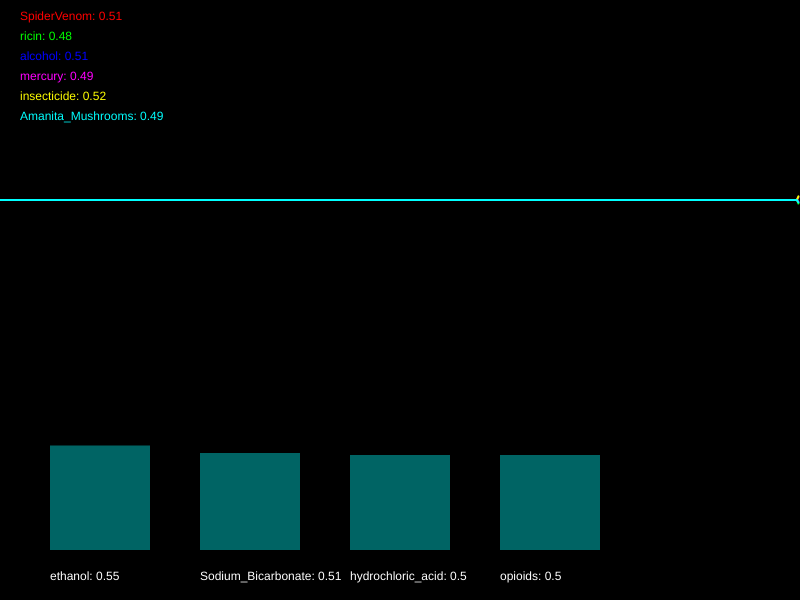
Frame 1 (no input)
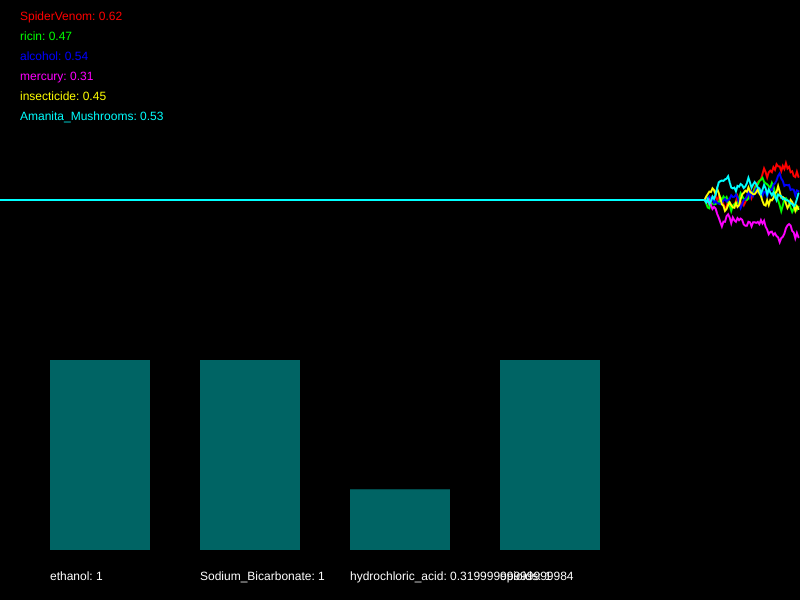
Frame 60 (no input)
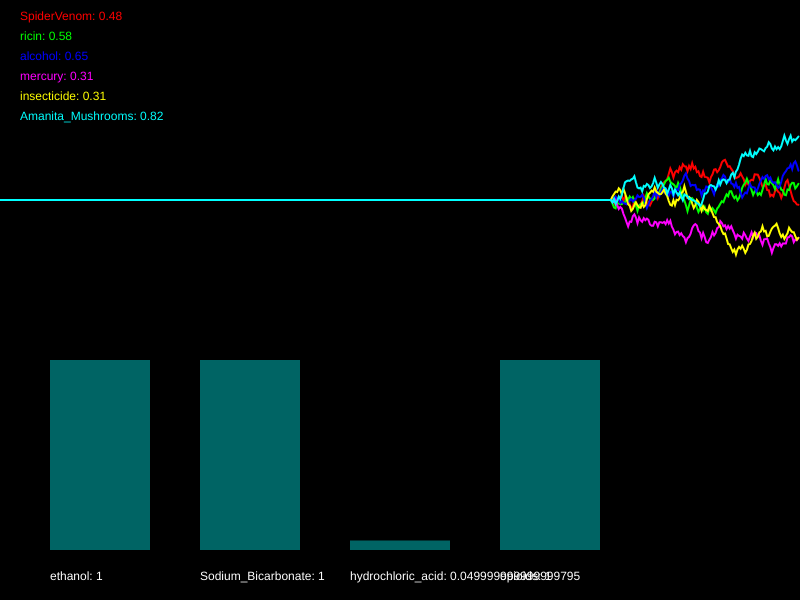
Frame 120 (the mouse pressed at the canvas centre since frame 60)

The p5.js sketch that drew these frames (run headless with seeded random() and noise() and a simulated clock; from frame 60 on, the mouse is pressed at the canvas centre):

// p5.js sketch
// ── sketch.js
/*

Officer: 6174876
CaseNum: 401-2-98295137-6174876

Case 401 - The Case of Norbert's Weiner Stand
Stage 3 - Bilious bagel

As I suspected Norbert has struck again. Ever inventive he’s set up a bagel stand and has laced the cream cheese with an ingenious but vicious toxin. This one is quite deadly so get yourself down to the lab right away.

You must develop the antidote by using conditional statements in the draw loop to do the following.

	- If Amanita_Mushrooms goes above 0.72 or ricin goes above 0.59, whilst at the same time, insecticide dips below 0.27, reduce ethanol by 0.04
	- When either mercury dips below 0.61, alcohol dips below 0.56, or perhaps SpiderVenom dips below 0.75, raise ethanol by 0.05
	- If SpiderVenom goes above 0.43, Amanita_Mushrooms dips below 0.27, and also ricin goes above 0.43, decrease Sodium_Bicarbonate by 0.02
	- When either mercury dips below 0.74, alcohol goes above 0.46, or perhaps insecticide dips below 0.54, increase Sodium_Bicarbonate by 0.01
	- If alcohol goes above 0.58, or on the other hand, ricin goes above 0.6 and Amanita_Mushrooms dips below 0.39, reduce hydrochloric_acid by 0.03
	- If SpiderVenom dips below 0.58 and insecticide dips below 0.42, increment hydrochloric_acid by 0.03
	- When SpiderVenom dips below 0.34 or Amanita_Mushrooms dips below 0.43, decrement opioids by 0.01
	- When mercury dips below 0.5 or insecticide dips below 0.47, try increasing opioids by 0.03


Your conditional statements should consider the following poisons:

	- SpiderVenom
	- ricin
	- alcohol
	- mercury
	- insecticide
	- Amanita_Mushrooms


Your conditional statements should modify the following antidotes:

	- ethanol
	- Sodium_Bicarbonate
	- hydrochloric_acid
	- opioids


- There are many ways to complete this task but you should only use the following commands:

	if(){}
	>
	<
	&&
	||
	+=
	-=

*/

//Declare the poison variables
var SpiderVenom;
var ricin;
var alcohol;
var mercury;
var insecticide;
var Amanita_Mushrooms;


//Declare the antidote variables
var ethanol;
var Sodium_Bicarbonate;
var hydrochloric_acid;
var opioids;


//This variable is used for drawing the graph
var graphs;


function setup() {

	createCanvas(800, 600);
	strokeWeight(2);

	//initialise the poisons and antidotes
	SpiderVenom = 0.5;
	ricin = 0.5;
	alcohol = 0.5;
	mercury = 0.5;
	insecticide = 0.5;
	Amanita_Mushrooms = 0.5;
	ethanol = 0.5;
	Sodium_Bicarbonate = 0.5;
	hydrochloric_acid = 0.5;
	opioids = 0.5;


	//fills the graph with empty values
	graphs = [];

	for (var i = 0; i < 6; i++) {
		graphs.push([]);
		for (var j = 0; j < 512; j++) {
			graphs[i].push(0.5);
		}
	}

}

function draw() {

	//Develop the antidote below
	//Write conditional statements to change the amount of each substance ...

	// - If Amanita_Mushrooms goes above 0.72 or ricin goes above 0.59, whilst at the same time, insecticide dips below 0.27, reduce ethanol by 0.04
	if ((Amanita_Mushrooms > 0.72 || ricin > 0.59) && insecticide < 0.27) { ethanol -= 0.04 }
	// - When either mercury dips below 0.61, alcohol dips below 0.56, or perhaps SpiderVenom dips below 0.75, raise ethanol by 0.05
	if (mercury < 0.61 || alcohol < 0.56 || SpiderVenom < 0.75) { ethanol += 0.05 }
	// - If SpiderVenom goes above 0.43, Amanita_Mushrooms dips below 0.27, and also ricin goes above 0.43, decrease Sodium_Bicarbonate by 0.02
	if (SpiderVenom > 0.43 && Amanita_Mushrooms < 0.27 && ricin > 0.43) { Sodium_Bicarbonate -= 0.02 }
	// - When either mercury dips below 0.74, alcohol goes above 0.46, or perhaps insecticide dips below 0.54, increase Sodium_Bicarbonate by 0.01
	if (mercury < 0.74 || alcohol > 0.46 || insecticide < 0.54) { Sodium_Bicarbonate += 0.01 }
	// - If alcohol goes above 0.58, or on the other hand, ricin goes above 0.6 and Amanita_Mushrooms dips below 0.39, reduce hydrochloric_acid by 0.03
	if (alcohol > 0.58 || (ricin > 0.6 && Amanita_Mushrooms < 0.39)) { hydrochloric_acid -= 0.03 }
	// - If SpiderVenom dips below 0.58 and insecticide dips below 0.42, increment hydrochloric_acid by 0.03
	if (SpiderVenom < 0.58 && insecticide < 0.42) { hydrochloric_acid += 0.03 }
	// - When SpiderVenom dips below 0.34 or Amanita_Mushrooms dips below 0.43, decrement opioids by 0.01
	if (SpiderVenom < 0.34 || Amanita_Mushrooms < 0.43) { opioids -= 0.01 }
	// - When mercury dips below 0.5 or insecticide dips below 0.47, try increasing opioids by 0.03
	if (mercury < 0.5 || insecticide < 0.47) { opioids += 0.03 }






	//////////////////////////////////////////////////////

	//the code below generates new values using random numbers

	/*
		For testing, you might want to temporarily comment out
		these lines and set the same variables to constant values
		instead.
	*/

	SpiderVenom = nextValue(graphs[0], SpiderVenom);
	ricin = nextValue(graphs[1], ricin);
	alcohol = nextValue(graphs[2], alcohol);
	mercury = nextValue(graphs[3], mercury);
	insecticide = nextValue(graphs[4], insecticide);
	Amanita_Mushrooms = nextValue(graphs[5], Amanita_Mushrooms);


	ethanol = constrain(ethanol, 0, 1);
	Sodium_Bicarbonate = constrain(Sodium_Bicarbonate, 0, 1);
	hydrochloric_acid = constrain(hydrochloric_acid, 0, 1);
	opioids = constrain(opioids, 0, 1);


	///////// DO NOT CHANGE THE CODE BELOW ///////////

	//drawing code

	// set background
	background(0);
	noFill();

	//draw the graphs for the vitals
	var colors = [
		color(255, 0, 0),
		color(0, 255, 0),
		color(0, 0, 255),
		color(255, 0, 255),
		color(255, 255, 0),
		color(0, 255, 255)
	];

	for (var i = 0; i < graphs.length; i++) {
		stroke(colors[i]);
		drawGraph(graphs[i]);
	}

	//draw the poisons as text
	noStroke();
	fill(colors[0]);
	text('SpiderVenom: ' + nf(SpiderVenom, 1, 2), 20, 20);
	fill(colors[1]);
	text('ricin: ' + nf(ricin, 1, 2), 20, 40);
	fill(colors[2]);
	text('alcohol: ' + nf(alcohol, 1, 2), 20, 60);
	fill(colors[3]);
	text('mercury: ' + nf(mercury, 1, 2), 20, 80);
	fill(colors[4]);
	text('insecticide: ' + nf(insecticide, 1, 2), 20, 100);
	fill(colors[5]);
	text('Amanita_Mushrooms: ' + nf(Amanita_Mushrooms, 1, 2), 20, 120);


	//draw the antidotes bar chart
	drawBar(ethanol, 50, 'ethanol');
	drawBar(Sodium_Bicarbonate, 200, 'Sodium_Bicarbonate');
	drawBar(hydrochloric_acid, 350, 'hydrochloric_acid');
	drawBar(opioids, 500, 'opioids');


}

function nextValue(graph, val) {
	//gets the next value for a vital and puts it in an array for drawing
	var delta = random(-0.03, 0.03);

	val += delta;
	if (val > 1 || val < 0) {
		delta *= -1;
		val += delta * 2;
	}

	graph.push(val)
	graph.shift();
	return val;
}

function drawGraph(graph) {
	//draws an array as a graph
	beginShape();
	for (var i = 0; i < graph.length; i++) {
		vertex(width * i / 512, height * 0.5 - graph[i] * height / 3)
	}
	endShape();
}


function drawBar(val, x, name) {
	//draws the bars for bar chart
	noStroke();
	fill(0, 100, 100);
	var mh = height * 0.4 - 50;
	rect(x, (height - 50) - val * mh, 100, val * mh);
	fill(255);
	text(name + ": " + val, x, height - 20);
}
